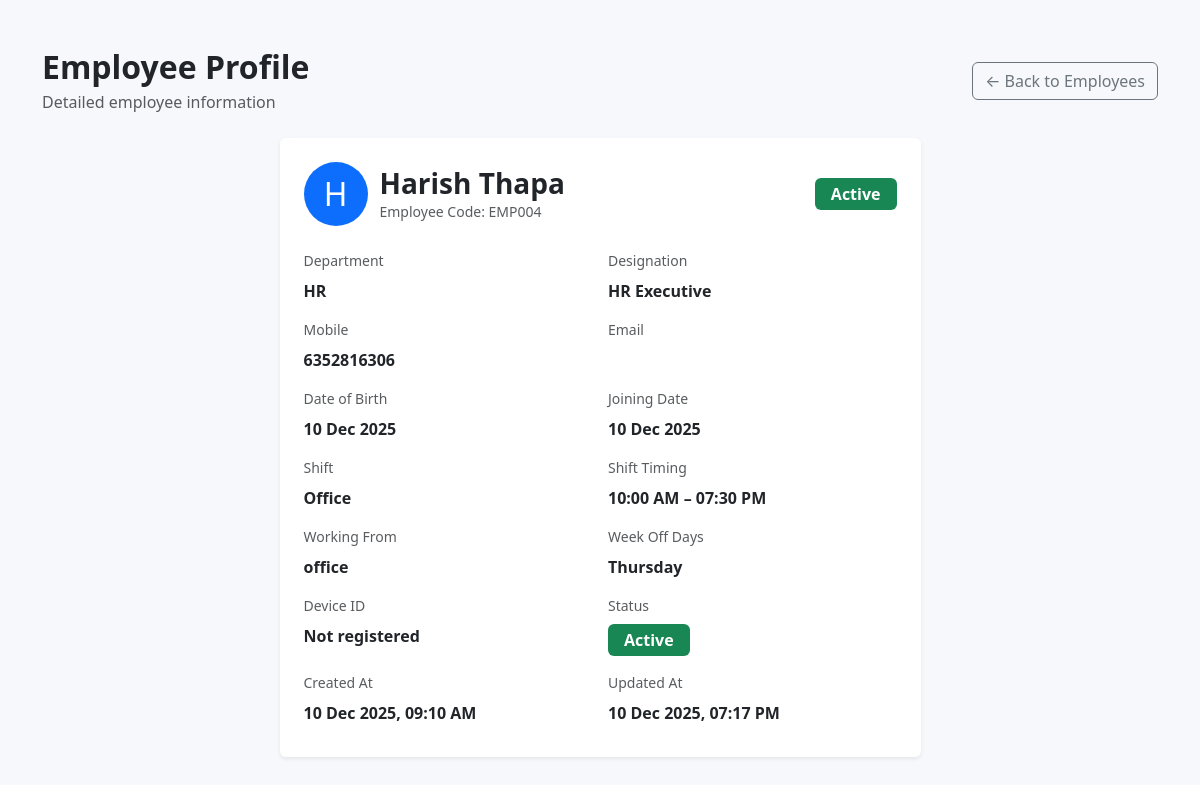
Page /admin/view_employee.php?id=4 on the committed database.
### tables this page shows
CREATE TABLE `employees` (
  `id` int(11) NOT NULL,
  `emp_code` varchar(20) NOT NULL,
  `name` varchar(100) NOT NULL,
  `mobile` varchar(20) DEFAULT NULL,
  `email` varchar(100) DEFAULT NULL,
  `dob` date DEFAULT NULL,
  `department_id` int(11) DEFAULT NULL,
  `designation_id` int(11) DEFAULT NULL,
  `shift_id` int(11) DEFAULT NULL,
  `default_working_from` varchar(50) DEFAULT 'office',
  `weekoff_days` varchar(100) DEFAULT NULL,
  `joining_date` date DEFAULT NULL,
  `updated_at` timestamp NULL DEFAULT NULL,
  `device_id` varchar(100) DEFAULT NULL,
  `status` tinyint(1) DEFAULT 1,
  `created_at` timestamp NOT NULL DEFAULT current_timestamp()
);

CREATE TABLE `departments` (
  `id` int(11) NOT NULL,
  `department_name` varchar(100) NOT NULL,
  `created_at` timestamp NOT NULL DEFAULT current_timestamp(),
  `updated_at` timestamp NULL DEFAULT NULL
);

CREATE TABLE `designations` (
  `id` int(11) NOT NULL,
  `department_id` int(11) NOT NULL,
  `designation_name` varchar(100) NOT NULL,
  `created_at` timestamp NOT NULL DEFAULT current_timestamp(),
  `updated_at` timestamp NULL DEFAULT NULL
);

CREATE TABLE `shifts` (
  `id` int(11) NOT NULL,
  `shift_name` varchar(50) NOT NULL,
  `start_time` time NOT NULL,
  `end_time` time NOT NULL,
  `lunch_start` time DEFAULT NULL,
  `lunch_end` time DEFAULT NULL,
  `early_clock_in_before` int(11) NOT NULL DEFAULT 0,
  `late_mark_after` int(11) NOT NULL,
  `half_day_after` int(11) NOT NULL,
  `total_punches` int(11) NOT NULL,
  `created_at` timestamp NOT NULL DEFAULT current_timestamp(),
  `updated_at` timestamp NULL DEFAULT NULL
);

### admin/view_employee.php (the view, shortened to what this page needs)
<?php
include 'db.php';
$id = isset($_GET['id']) ? (int)$_GET['id'] : 0;
$employee = null;
if ($id > 0) {
        $sql = "SELECT e.*, d.department_name, desig.designation_name, s.shift_name, s.start_time, s.end_time
            FROM employees e
            LEFT JOIN departments d ON d.id = e.department_id
            LEFT JOIN designations desig ON desig.id = e.designation_id
            LEFT JOIN shifts s ON s.id = e.shift_id
            WHERE e.id = $id LIMIT 1";
    $res = $con->query($sql);
    if ($res && $res->num_rows > 0) {
        $employee = $res->fetch_assoc();
    }
}
?>
<!DOCTYPE html>
<html lang="en">
<head>
    <link href="https://cdn.jsdelivr.net/npm/bootstrap@5.3.3/dist/css/bootstrap.min.css" rel="stylesheet">
</head>
<body style="background:#f6f8fb;">
<div class="container py-5">
    <div class="d-flex justify-content-between align-items-center mb-4">
        <div>
            <h2 class="mb-1 fw-bold">Employee Profile</h2>
            <div class="text-muted">Detailed employee information</div>
        </div>
        <a href="employees.php" class="btn btn-outline-secondary">&larr; Back to Employees</a>
    </div>
    <div class="row justify-content-center">
        <div class="col-lg-8 col-xl-7">
            <div class="card shadow-sm border-0 mb-4">
                <div class="card-body p-4">
                    <div class="row align-items-center mb-4">
                        <div class="col-auto">
                            <div class="rounded-circle bg-primary text-white d-flex align-items-center justify-content-center" style="width:64px;height:64px;font-size:2rem;">
                                <?php echo strtoupper(substr($employee['name'] ?? '?', 0, 1)); ?>
                            </div>
                        </div>
                        <div class="col ps-0">
                            <h3 class="mb-0 fw-semibold"><?php echo htmlspecialchars($employee['name'] ?? '-'); ?></h3>
                            <div class="text-muted small">Employee Code: <?php echo htmlspecialchars($employee['emp_code'] ?? '-'); ?></div>
                        </div>
                        <div class="col-auto">
                            <span class="badge bg-<?php echo ((int)($employee['status'] ?? 1) === 1) ? 'success' : 'secondary'; ?> px-3 py-2" style="font-size:1rem;">
                                <?php echo ((int)($employee['status'] ?? 1) === 1) ? 'Active' : 'Inactive'; ?>
                            </span>
                        </div>
                    </div>
                    <div class="row g-3 mb-2">
                        <div class="col-md-6">
                            <div class="mb-2 text-muted small">Department</div>
                            <div class="fw-semibold"><?php echo htmlspecialchars($employee['department_name'] ?? '-'); ?></div>
                        </div>
                        <div class="col-md-6">
                            <div class="mb-2 text-muted small">Designation</div>
                            <div class="fw-semibold"><?php echo htmlspecialchars($employee['designation_name'] ?? '-'); ?></div>
                        </div>
                        <div class="col-md-6">
                            <div class="mb-2 text-muted small">Mobile</div>
                            <div class="fw-semibold"><?php echo htmlspecialchars($employee['mobile'] ?? '-'); ?></div>
                        </div>
                        <div class="col-md-6">
                            <div class="mb-2 text-muted small">Email</div>
                        </div>
                        <div class="col-md-6">
                            <div class="mb-2 text-muted small">Date of Birth</div>
                            <div class="fw-semibold"><?php echo !empty($employee['dob']) ? date('d M Y', strtotime($employee['dob'])) : '-'; ?></div>
                        </div>
                        <div class="col-md-6">
                            <div class="mb-2 text-muted small">Joining Date</div>
                            <div class="fw-semibold"><?php echo !empty($employee['joining_date']) ? date('d M Y', strtotime($employee['joining_date'])) : '-'; ?></div>
                        </div>
                        <div class="col-md-6">
                            <div class="mb-2 text-muted small">Shift</div>
                            <div class="fw-semibold"><?php echo htmlspecialchars($employee['shift_name'] ?? '-'); ?></div>
                        </div>
                        <div class="col-md-6">
                            <div class="mb-2 text-muted small">Shift Timing</div>
                            <div class="fw-semibold">
                                <?php
                                if (!empty($employee['start_time']) && !empty($employee['end_time'])) {
                                    echo date('h:i A', strtotime($employee['start_time'])) . ' – ' . date('h:i A', strtotime($employee['end_time']));
                                } else {
                                    echo '-';
                                }
                                ?>
                            </div>
                        </div>
                        <div class="col-md-6">
                            <div class="mb-2 text-muted small">Working From</div>
                            <div class="fw-semibold"><?php echo htmlspecialchars($employee['default_working_from'] ?? '-'); ?></div>
                        </div>
                        <div class="col-md-6">
                            <div class="mb-2 text-muted small">Week Off Days</div>
                            <div class="fw-semibold">
                                <?php echo !empty($employee['weekoff_days']) ? htmlspecialchars($employee['weekoff_days']) : '-'; ?>
                            </div>
                        </div>
                        <div class="col-md-6">
                            <div class="mb-2 text-muted small">Device ID</div>
                            <div class="fw-semibold"><?php echo $employee['device_id'] ? htmlspecialchars($employee['device_id']) : 'Not registered'; ?></div>
                        </div>
                        <div class="col-md-6">
                            <div class="mb-2 text-muted small">Status</div>
                            <div class="fw-semibold">
                                <span class="badge bg-<?php echo ((int)($employee['status'] ?? 1) === 1) ? 'success' : 'secondary'; ?> px-3 py-2" style="font-size:1rem;">
                                    <?php echo ((int)($employee['status'] ?? 1) === 1) ? 'Active' : 'Inactive'; ?>
                                </span>
                            </div>
                        </div>
                        <div class="col-md-6">
                            <div class="mb-2 text-muted small">Created At</div>
                            <div class="fw-semibold"><?php echo !empty($employee['created_at']) ? date('d M Y, h:i A', strtotime($employee['created_at'])) : '-'; ?></div>
                        </div>
                        <div class="col-md-6">
                            <div class="mb-2 text-muted small">Updated At</div>
                            <div class="fw-semibold"><?php echo !empty($employee['updated_at']) ? date('d M Y, h:i A', strtotime($employee['updated_at'])) : '-'; ?></div>
                        </div>
                    </div>
                </div>
            </div>
        </div>
    </div>
</div>
</body>
</html>

### rows in the picture
employees: name "H", name "Harish Thapa", emp_code "EMP004", department.department_name "HR", designation.designation_name "HR Executive", mobile "6352816306", dob "10 Dec 2025", joining_date "10 Dec 2025", shift.shift_name "Office", shift.start_time "10:00 AM", shift.end_time "07:30 PM", default_working_from "office", weekoff_days "Thursday", created_at "10 Dec 2025, 09:10 AM", updated_at "10 Dec 2025, 07:17 PM"
